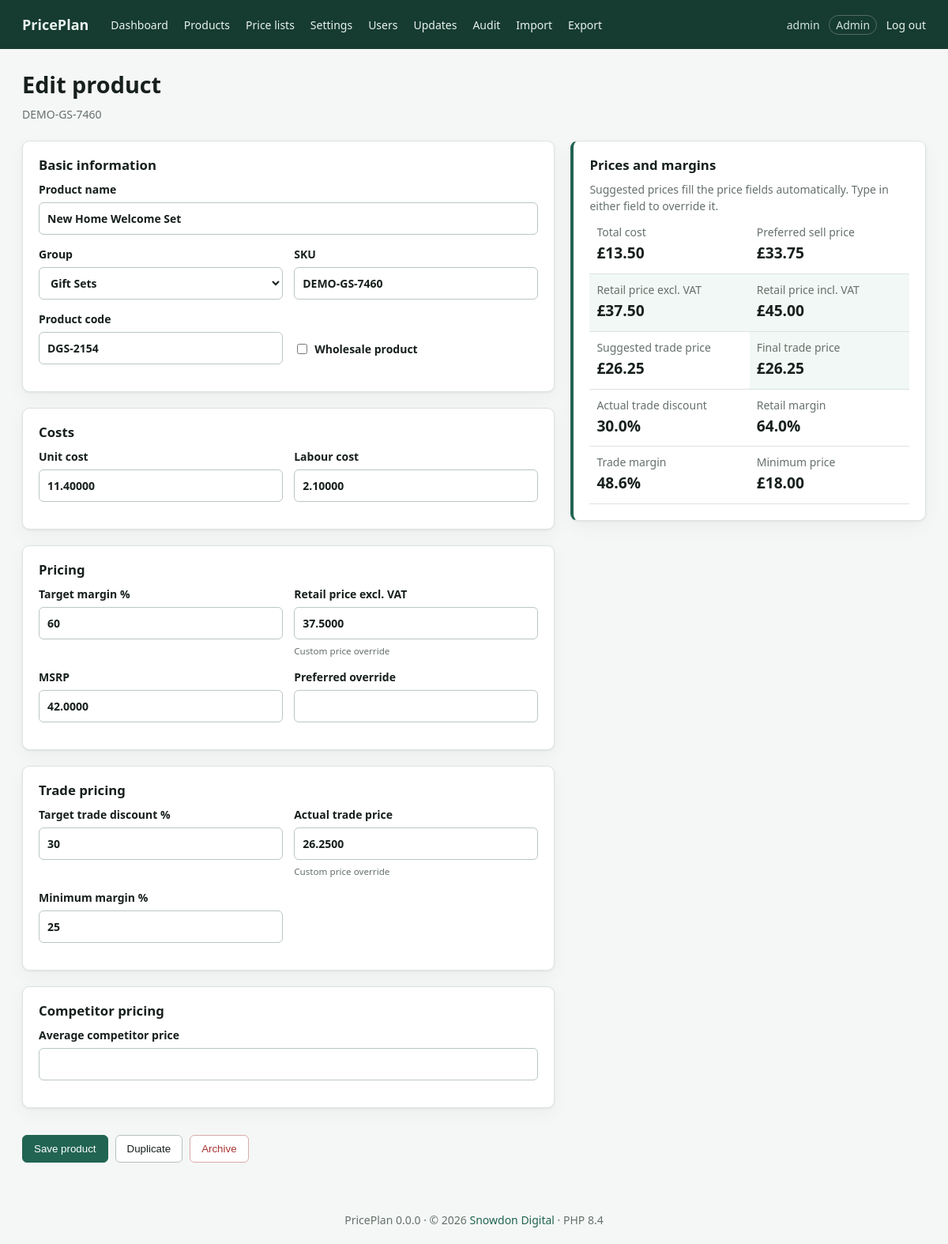
/product.php?id=9 (signed in), run on the app's committed database.
### tables this page shows
CREATE TABLE users (
 id INT UNSIGNED AUTO_INCREMENT PRIMARY KEY,
 username VARCHAR(80) NOT NULL UNIQUE,
 email VARCHAR(190) NOT NULL UNIQUE,
 password_hash VARCHAR(255) NOT NULL,
 role ENUM('admin','manager','editor','viewer') NOT NULL DEFAULT 'viewer',
 is_active TINYINT(1) NOT NULL DEFAULT 1,
 last_login_at DATETIME NULL,
 created_at DATETIME NOT NULL DEFAULT CURRENT_TIMESTAMP,
 updated_at DATETIME NOT NULL DEFAULT CURRENT_TIMESTAMP ON UPDATE CURRENT_TIMESTAMP
);

CREATE TABLE products (
 id BIGINT UNSIGNED AUTO_INCREMENT PRIMARY KEY,
 group_id INT UNSIGNED NULL,
 sku VARCHAR(100) NULL,
 product_name VARCHAR(255) NOT NULL,
 product_code VARCHAR(100) NULL,
 unit_cost DECIMAL(14,5) NULL,
 labour_cost DECIMAL(14,5) NOT NULL DEFAULT 0,
 target_margin DECIMAL(8,6) NOT NULL DEFAULT .8,
 preferred_price_override DECIMAL(14,4) NULL,
 msrp DECIMAL(14,4) NULL,
 competitor_price DECIMAL(14,4) NULL,
 retail_price DECIMAL(14,4) NULL COMMENT 'Excluding VAT',
 trade_discount DECIMAL(8,6) NOT NULL DEFAULT .4,
 trade_price DECIMAL(14,4) NULL,
 minimum_margin DECIMAL(8,6) NOT NULL DEFAULT .2,
 is_wholesale TINYINT(1) NOT NULL DEFAULT 0,
 archived_at DATETIME NULL,
 created_by INT UNSIGNED NULL,
 updated_by INT UNSIGNED NULL,
 created_at DATETIME NOT NULL DEFAULT CURRENT_TIMESTAMP,
 updated_at DATETIME NOT NULL DEFAULT CURRENT_TIMESTAMP ON UPDATE CURRENT_TIMESTAMP,
 INDEX idx_product_name(product_name), INDEX idx_sku(sku), INDEX idx_code(product_code),
 INDEX idx_archived(archived_at), INDEX idx_updated(updated_at),
 CONSTRAINT fk_product_group FOREIGN KEY(group_id) REFERENCES product_groups(id) ON DELETE SET NULL,
 CONSTRAINT fk_product_creator FOREIGN KEY(created_by) REFERENCES users(id) ON DELETE SET NULL,
 CONSTRAINT fk_product_updater FOREIGN KEY(updated_by) REFERENCES users(id) ON DELETE SET NULL
);

CREATE TABLE product_groups (
 id INT UNSIGNED AUTO_INCREMENT PRIMARY KEY,
 name VARCHAR(150) NOT NULL UNIQUE,
 preferred_margin DECIMAL(8,6) NULL,
 created_at DATETIME NOT NULL DEFAULT CURRENT_TIMESTAMP
);

### app/updates.php (called while the page is built, shortened)
<?php
function app_version(): string
{
    $version = @file_get_contents(dirname(__DIR__) . '/VERSION');
    return trim((string)$version) ?: '0.0.0';
}

### app/helpers.php (called while the page is built, shortened)
<?php
function config(?string $key = null, mixed $default = null): mixed
{
    $value = $GLOBALS['app_config'];
    foreach (explode('.', $key) as $part) {
        $value = $value[$part];
    }
    return $value;
}
function e(mixed $value): string
{
    return htmlspecialchars((string)$value, ENT_QUOTES | ENT_SUBSTITUTE, 'UTF-8');
}
function url(string $path = ''): string
{
    $base = rtrim(str_replace('\\', '/', dirname($_SERVER['SCRIPT_NAME'] ?? '')), '/');
    return ($base === '/' ? '' : $base) . '/' . ltrim($path, '/');
}
function setting(string $key, mixed $fallback = null): mixed
{
    static $settings;
    if ($settings === null) {
        try {
            $settings = db()->query('SELECT setting_key, setting_value FROM pricing_settings')
                ->fetchAll(PDO::FETCH_KEY_PAIR);
        } catch (Throwable) {
            $settings = [];
        }
    }
    return $settings[$key] ?? config('defaults.' . $key, $fallback);
}
function money(?float $value): string
{
    return $value === null ? '—' : '£' . number_format($value, 2);
}
function percent(?float $value): string
{
    return $value === null ? '—' : number_format($value * 100, 1) . '%';
}
require_once __DIR__ . '/database.php';

### app/database.php (called while the page is built, shortened)
<?php
function db(): PDO
{
    static $pdo;
    if ($pdo instanceof PDO) {
        return $pdo;
    }
    $c = config('db');
    $dsn = sprintf('mysql:host=%s;port=%d;dbname=%s;charset=%s', $c['host'], $c['port'], $c['name'], $c['charset']);
    $pdo = new PDO($dsn, $c['user'], $c['password'], [
        PDO::ATTR_ERRMODE => PDO::ERRMODE_EXCEPTION,
        PDO::ATTR_DEFAULT_FETCH_MODE => PDO::FETCH_ASSOC,
        PDO::ATTR_EMULATE_PREPARES => false,
    ]);
    return $pdo;
}

### app/auth.php (called while the page is built, shortened)
<?php
function user(): ?array
{
    static $cached = false;
    if ($cached !== false) return $cached;
    $s = db()->prepare('SELECT id, username, email, role FROM users WHERE id = ? AND is_active = 1');
    $s->execute([$_SESSION['user_id']]);
    return $cached = ($s->fetch() ?: null);
}
function require_login(): void
{
    if (!user()) redirect('login.php');
}
function can(string $action): bool
{
    $role = user()['role'] ?? '';
    $rules = [
        'view' => ['admin', 'manager', 'editor', 'viewer'],
        'edit' => ['admin', 'manager', 'editor'],
        'pricelists' => ['admin', 'manager', 'editor', 'viewer'],
        'pricelist_export' => ['admin', 'manager', 'editor'],
        'delete' => ['admin'],
        'import' => ['admin', 'manager'],
        'export' => ['admin', 'manager'],
        'settings' => ['admin'],
        'users' => ['admin'],
        'updates' => ['admin'],
    ];
    return in_array($role, $rules[$action] ?? [], true);
}

### app/pricing.php (called while the page is built, shortened)
<?php
function calculate_pricing(array $p, ?float $vatRate = null): array
{
    $vatRate ??= (float)setting('vat_rate', 0.20);
    $n = static fn(string $key): ?float =>
        isset($p[$key]) && $p[$key] !== '' && is_numeric($p[$key]) ? (float)$p[$key] : null;
    $unit = $n('unit_cost');
    $labour = $n('labour_cost');
    $cost = ($unit === null || $labour === null) ? null : $unit + $labour;
    $target = $n('target_margin');
    $retail = $n('retail_price');
    $tradeDiscount = $n('trade_discount');
    $trade = $n('trade_price');
    $minimumMargin = $n('minimum_margin');
    return [
        'total_cost' => $cost,
        'preferred_sell_price' => ($cost === null || $target === null || $target >= 1) ? null : $cost / (1 - $target),
        'retail_price_inc_vat' => $retail === null ? null : $retail * (1 + $vatRate),
        'suggested_trade_price' => ($retail === null || $tradeDiscount === null) ? null : $retail * (1 - $tradeDiscount),
        'actual_trade_discount' => ($retail === null || $trade === null || $retail == 0.0) ? null : 1 - ($trade / $retail),
        'retail_margin' => ($retail === null || $cost === null || $retail == 0.0) ? null : ($retail - $cost) / $retail,
        'trade_margin' => ($trade === null || $cost === null || $trade == 0.0) ? null : ($trade - $cost) / $trade,
        'minimum_price' => ($cost === null || $minimumMargin === null || $minimumMargin >= 1) ? null : $cost / (1 - $minimumMargin),
    ];
}

### public/product.php (the view, shortened to what this page needs)
<?php
require_once dirname(__DIR__) . '/app/layout.php';
require_login();
$id = (int)($_GET['id'] ?? 0); $product = null; $errors = [];
if ($id) { $s=db()->prepare('SELECT * FROM products WHERE id=?');$s->execute([$id]);$product=$s->fetch();if(!$product){http_response_code(404);exit('Product not found.');} }
$product = $product ?: clean_product([]);
$groups=db()->query('SELECT id,name,preferred_margin FROM product_groups ORDER BY name')->fetchAll();
$calc=calculate_pricing($product);
page_header($id?'Edit product':'Add product');
?>
<div class="page-title"><div><h1><?= $id?'Edit product':'Add product' ?></h1><p class="muted"><?= e($product['sku']??'Create a new pricing record') ?></p></div></div>
<form method="post" id="product-form" data-vat="<?= e((string)setting('vat_rate',.2)) ?>" data-new-product="<?= $id ? '0' : '1' ?>"><?= csrf_field() ?><input type="hidden" name="target_margin_changed" value="0">
<div class="product-planner-grid">
<div class="planner-inputs">
<section class="card"><h2>Basic information</h2>
 <label>Product name<input name="product_name" value="<?= e($product['product_name']) ?>" required></label>
 <div class="fields"><label>Group<select name="group_id"><option value="">No group</option><?php foreach($groups as $g): ?><option value="<?= $g['id'] ?>" data-preferred-margin="<?= e($g['preferred_margin'] === null ? '' : (string)$g['preferred_margin']) ?>" <?= (int)$product['group_id']===(int)$g['id']?'selected':'' ?>><?= e($g['name']) ?></option><?php endforeach ?></select></label><label>SKU<input name="sku" value="<?= e($product['sku']) ?>"></label><label>Product code<input name="product_code" value="<?= e($product['product_code']) ?>"></label><label class="check"><input type="checkbox" name="is_wholesale" value="1" <?= $product['is_wholesale']?'checked':'' ?>> Wholesale product</label></div>
</section>
<section class="card"><h2>Costs</h2><div class="fields"><label>Unit cost<input type="number" step="0.00001" min="0" name="unit_cost" value="<?= e($product['unit_cost']) ?>"></label><label>Labour cost<input type="number" step="0.00001" min="0" name="labour_cost" value="<?= e($product['labour_cost']) ?>"></label></div></section>
<section class="card"><h2>Pricing</h2><div class="fields"><label>Target margin %<input class="percent-input" type="number" step=".01" min="0" max="99.99" name="target_margin_pct" data-target="target_margin" value="<?= e((string)((float)$product['target_margin']*100)) ?>"><input type="hidden" name="target_margin" value="<?= e($product['target_margin']) ?>"></label><label>Retail price excl. VAT<input type="number" step=".0001" min="0" name="retail_price" data-suggested-price="preferred_sell_price" value="<?= e($product['retail_price']) ?>"><small class="field-hint" data-price-status="retail_price"></small></label><label>MSRP<input type="number" step=".0001" min="0" name="msrp" value="<?= e($product['msrp']) ?>"></label><label>Preferred override<input type="number" step=".0001" min="0" name="preferred_price_override" value="<?= e($product['preferred_price_override']) ?>"></label></div></section>
<section class="card"><h2>Trade pricing</h2><div class="fields"><label>Target trade discount %<input class="percent-input" type="number" step=".01" min="0" max="99.99" name="trade_discount_pct" data-target="trade_discount" value="<?= e((string)((float)$product['trade_discount']*100)) ?>"><input type="hidden" name="trade_discount" value="<?= e($product['trade_discount']) ?>"></label><label>Actual trade price<input type="number" step=".0001" min="0" name="trade_price" data-suggested-price="suggested_trade_price" value="<?= e($product['trade_price']) ?>"><small class="field-hint" data-price-status="trade_price"></small></label><label>Minimum margin %<input class="percent-input" type="number" step=".01" min="0" max="99.99" name="minimum_margin_pct" data-target="minimum_margin" value="<?= e((string)((float)$product['minimum_margin']*100)) ?>"><input type="hidden" name="minimum_margin" value="<?= e($product['minimum_margin']) ?>"></label></div></section>
<section class="card"><h2>Competitor pricing</h2><label>Average competitor price<input type="number" step=".0001" min="0" name="competitor_price" value="<?= e($product['competitor_price']) ?>"></label></section>
</div>
<aside class="planner-summary">
<section class="card results primary-results"><h2>Prices and margins</h2><p class="muted">Suggested prices fill the price fields automatically. Type in either field to override it.</p><dl><div><dt>Total cost</dt><dd data-result="total_cost"><?= e(money($calc['total_cost'])) ?></dd></div><div><dt>Preferred sell price</dt><dd data-result="preferred_sell_price"><?= e(money($calc['preferred_sell_price'])) ?></dd></div><div class="final-price"><dt>Retail price excl. VAT</dt><dd data-result="retail_price"><?= e(money($product['retail_price'] === null ? null : (float)$product['retail_price'])) ?></dd></div><div class="final-price"><dt>Retail price incl. VAT</dt><dd data-result="retail_price_inc_vat"><?= e(money($calc['retail_price_inc_vat'])) ?></dd></div><div><dt>Suggested trade price</dt><dd data-result="suggested_trade_price"><?= e(money($calc['suggested_trade_price'])) ?></dd></div><div class="final-price"><dt>Final trade price</dt><dd data-result="trade_price"><?= e(money($product['trade_price'] === null ? null : (float)$product['trade_price'])) ?></dd></div><div><dt>Actual trade discount</dt><dd data-result="actual_trade_discount"><?= e(percent($calc['actual_trade_discount'])) ?></dd></div><div><dt>Retail margin</dt><dd data-result="retail_margin"><?= e(percent($calc['retail_margin'])) ?></dd></div><div><dt>Trade margin</dt><dd data-result="trade_margin"><?= e(percent($calc['trade_margin'])) ?></dd></div><div><dt>Minimum price</dt><dd data-result="minimum_price"><?= e(money($calc['minimum_price'])) ?></dd></div></dl></section>
</aside>
</div>
<?php if(can('edit')): ?><div class="form-actions"><button class="button primary" name="action" value="save">Save product</button><?php if($id): ?><button class="button" name="action" value="duplicate">Duplicate</button><button class="button danger" name="action" value="archive" data-confirm="Archive this product?">Archive</button><?php endif ?></div><?php endif ?>
</form>
<?php page_footer(); ?>

### app/layout.php (shortened to what this page needs)
<?php
function page_header(string $title): void
{
    $u = user();
    ?><!doctype html>
<html lang="en"><head>
<link rel="stylesheet" href="<?= e(url('../assets/css/app.css?v=' . rawurlencode(app_version()))) ?>">
</head><body>
<?php if ($u): ?><header class="topbar">
  <a class="brand" href="<?= e(url('dashboard.php')) ?>"><?= e(config('site_name')) ?></a>
  <nav>
    <a href="<?= e(url('dashboard.php')) ?>">Dashboard</a>
    <a href="<?= e(url('products.php')) ?>">Products</a>
    <a href="<?= e(url('pricelists.php')) ?>">Price lists</a>
    <?php if (can('settings')): ?><a href="<?= e(url('settings.php')) ?>">Settings</a><a href="<?= e(url('users.php')) ?>">Users</a><a href="<?= e(url('updates.php')) ?>">Updates</a><?php endif ?>
    <a href="<?= e(url('audit.php')) ?>">Audit</a>
    <?php if (can('import')): ?><a href="<?= e(url('import.php')) ?>">Import</a><?php endif ?>
    <?php if (can('export')): ?><a href="<?= e(url('export.php')) ?>">Export</a><?php endif ?>
  </nav>
  <div class="account"><?= e($u['username']) ?> <span class="role"><?= e(ucfirst($u['role'])) ?></span> <a href="<?= e(url('logout.php')) ?>">Log out</a></div>
</header><?php endif ?>
<main class="container">
<?php
}
function page_footer(): void
{
    ?></main><footer>PricePlan <?= e(app_version()) ?> &middot; &copy; <?= e(date('Y')) ?> <a href="https://snowdondigital.co.uk" target="_blank" rel="noopener">Snowdon Digital</a> &middot; PHP <?= e(PHP_MAJOR_VERSION . '.' . PHP_MINOR_VERSION) ?></footer></body></html><?php
}

### data on the page
users: username "admin", role "Admin"
products: sku "DEMO-GS-7460", product_name "New Home Welcome Set", group_id "Gift Sets", product_code "DGS-2154", unit_cost "11.40000", labour_cost "2.10000", target_margin_pct "60", retail_price "37.5000", msrp "42.0000", trade_discount_pct "30", trade_price "26.2500", minimum_margin_pct "25", retail_price "£37.50", trade_price "£26.25"

### other printed values
config('site_name') "PricePlan"
money($calc['total_cost']) "£13.50"
money($calc['preferred_sell_price']) "£33.75"
money($calc['retail_price_inc_vat']) "£45.00"
money($calc['suggested_trade_price']) "£26.25"
percent($calc['actual_trade_discount']) "30.0%"
percent($calc['retail_margin']) "64.0%"
percent($calc['trade_margin']) "48.6%"
money($calc['minimum_price']) "£18.00"
app_version() "0.0.0"
PHP_MAJOR_VERSION . '.' . PHP_MINOR_VERSION "8.4"
